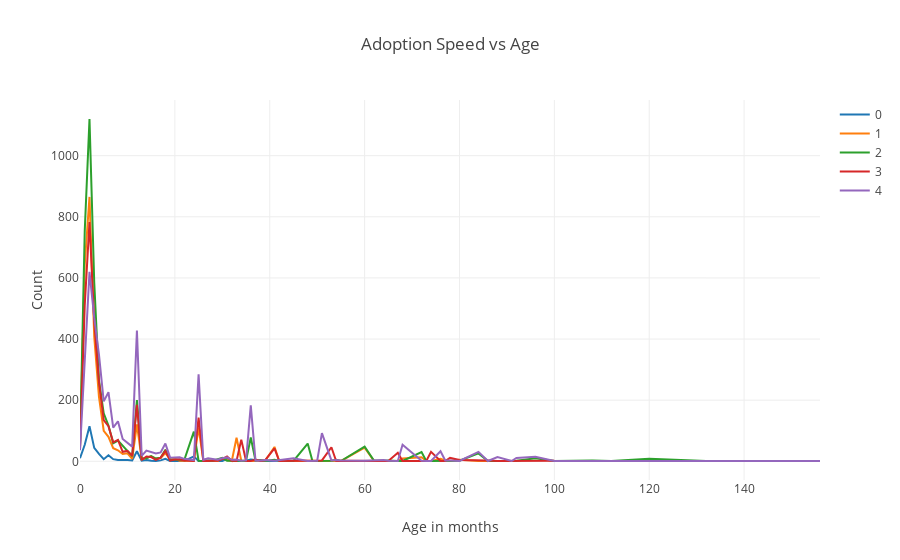

The notebook cell saved with this chart:
### Code cell
#Adoption Speed vs Age plot
import plotly
tls.set_credentials_file(username='wawafish',api_key='haNTorCiWdKfafDOiZCh')

data_age = []
for i in range(5):
    datax = df.loc[df['AdoptionSpeed'] == 2]
    data = df.loc[df['AdoptionSpeed'] == i]
    data_age.append(go.Scatter(
        x = datax['Age'].value_counts().sort_index().index,
        y = data['Age'].value_counts().sort_index().values,
        mode = str(i),
        name = str(i)))
    

layout = dict(title = 'Adoption Speed vs Age',
              yaxis = dict(title = 'Count', zeroline = False),
              xaxis = dict(title = 'Age in months', zeroline = False))

fig = dict(data=data_age, layout = layout)
py.iplot(fig, filename = 'basic-line')

### Figure 1 — Plotly figure (JSON) as saved in the notebook; plotly's stock layout.template omitted (floating-point values rounded to 4 significant figures)
{"data": [{"mode": "0", "name": "0", "type": "scatter", "x": [0, 1, 2, 3, 4, 5, 6, 7, 8, 9, 10, 11, 12, 13, 14, 15, 16, 17, 18, 19, 20, 21, 22, 24, 25, 26, 27, 28, 29, 30, 31, 32, 33, 34, 35, 36, 37, 38, 39, 41, 42, 45, 48, 49, 50, 51, 53, 54, 55, 60, 62, 64, 65, 67, 68, 72, 73, 74, 76, 77, 78, 80, 84, 86, 88, 91, 92, 96, 100, 108, 112, 120, 132, 144, 156], "y": [10, 54, 115, 44, 24, 7, 20, 7, 4, 5, 4, 3, 33, 2, 4, 2, 1, 3, 8, 1, 1, 1, 1, 16, 1, 1, 2, 1, 2, 1, 8, 1, 2, 1, 2, 6, 4, 1, 1, 1, 3, 1, 1]}, {"mode": "1", "name": "1", "type": "scatter", "x": [0, 1, 2, 3, 4, 5, 6, 7, 8, 9, 10, 11, 12, 13, 14, 15, 16, 17, 18, 19, 20, 21, 22, 24, 25, 26, 27, 28, 29, 30, 31, 32, 33, 34, 35, 36, 37, 38, 39, 41, 42, 45, 48, 49, 50, 51, 53, 54, 55, 60, 62, 64, 65, 67, 68, 72, 73, 74, 76, 77, 78, 80, 84, 86, 88, 91, 92, 96, 100, 108, 112, 120, 132, 144, 156], "y": [50, 643, 865, 408, 211, 100, 80, 43, 36, 24, 26, 8, 121, 7, 11, 16, 9, 11, 27, 7, 8, 2, 2, 2, 110, 2, 2, 2, 1, 10, 4, 1, 77, 2, 1, 1, 1, 4, 1, 47, 1, 2, 2, 3, 2, 2, 1, 1, 1, 45, 1, 1, 1, 1, 9, 13, 1, 1, 8, 3, 1, 5, 1, 1]}, {"mode": "2", "name": "2", "type": "scatter", "x": [0, 1, 2, 3, 4, 5, 6, 7, 8, 9, 10, 11, 12, 13, 14, 15, 16, 17, 18, 19, 20, 21, 22, 24, 25, 26, 27, 28, 29, 30, 31, 32, 33, 34, 35, 36, 37, 38, 39, 41, 42, 45, 48, 49, 50, 51, 53, 54, 55, 60, 62, 64, 65, 67, 68, 72, 73, 74, 76, 77, 78, 80, 84, 86, 88, 91, 92, 96, 100, 108, 112, 120, 132, 144, 156], "y": [44, 754, 1120, 586, 265, 157, 117, 59, 68, 51, 37, 17, 200, 9, 10, 17, 9, 12, 38, 4, 5, 5, 5, 97, 2, 1, 3, 2, 6, 11, 2, 3, 2, 2, 2, 78, 2, 4, 1, 5, 2, 1, 58, 1, 1, 1, 2, 5, 1, 48, 2, 2, 3, 1, 1, 30, 1, 1, 1, 3, 1, 2, 26, 1, 1, 1, 2, 10, 1, 3, 1, 8, 1, 1, 1]}, {"mode": "3", "name": "3", "type": "scatter", "x": [0, 1, 2, 3, 4, 5, 6, 7, 8, 9, 10, 11, 12, 13, 14, 15, 16, 17, 18, 19, 20, 21, 22, 24, 25, 26, 27, 28, 29, 30, 31, 32, 33, 34, 35, 36, 37, 38, 39, 41, 42, 45, 48, 49, 50, 51, 53, 54, 55, 60, 62, 64, 65, 67, 68, 72, 73, 74, 76, 77, 78, 80, 84, 86, 88, 91, 92, 96, 100, 108, 112, 120, 132, 144, 156], "y": [39, 511, 783, 458, 260, 135, 115, 62, 70, 31, 34, 18, 185, 4, 16, 14, 5, 12, 34, 2, 6, 7, 3, 1, 143, 1, 1, 3, 2, 7, 16, 2, 1, 71, 1, 1, 6, 1, 3, 42, 1, 1, 1, 1, 1, 3, 46, 1, 2, 1, 1, 1, 1, 28, 1, 1, 1, 31, 1, 1, 11, 4, 4, 3, 1, 1, 1, 1, 2]}, {"mode": "4", "name": "4", "type": "scatter", "x": [0, 1, 2, 3, 4, 5, 6, 7, 8, 9, 10, 11, 12, 13, 14, 15, 16, 17, 18, 19, 20, 21, 22, 24, 25, 26, 27, 28, 29, 30, 31, 32, 33, 34, 35, 36, 37, 38, 39, 41, 42, 45, 48, 49, 50, 51, 53, 54, 55, 60, 62, 64, 65, 67, 68, 72, 73, 74, 76, 77, 78, 80, 84, 86, 88, 91, 92, 96, 100, 108, 112, 120, 132, 144, 156], "y": [36, 342, 620, 470, 349, 196, 226, 110, 131, 73, 61, 48, 428, 18, 35, 30, 26, 29, 58, 12, 13, 13, 8, 4, 285, 5, 10, 8, 5, 10, 13, 5, 6, 2, 3, 183, 2, 3, 4, 2, 4, 10, 1, 1, 2, 92, 3, 4, 3, 2, 3, 4, 2, 1, 54, 2, 1, 1, 33, 3, 3, 1, 31, 1, 14, 1, 11, 15, 1, 1, 3, 2, 1, 1, 1, 2]}], "layout": {"title": "Adoption Speed vs Age", "xaxis": {"title": "Age in months", "zeroline": false}, "yaxis": {"title": "Count", "zeroline": false}}}
